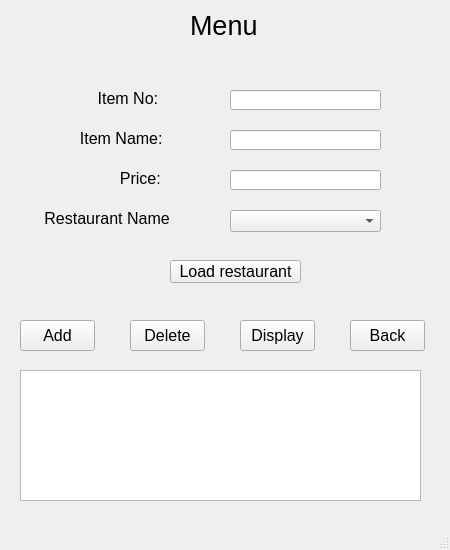
<?xml version="1.0" encoding="UTF-8"?>
<ui version="4.0">
 <class>MainWindow</class>
 <widget class="QMainWindow" name="MainWindow">
  <property name="geometry">
   <rect>
    <x>0</x>
    <y>0</y>
    <width>450</width>
    <height>550</height>
   </rect>
  </property>
  <property name="windowTitle">
   <string>MainWindow</string>
  </property>
  <widget class="QWidget" name="centralwidget">
   <widget class="QLabel" name="label">
    <property name="geometry">
     <rect>
      <x>190</x>
      <y>10</y>
      <width>71</width>
      <height>31</height>
     </rect>
    </property>
    <property name="font">
     <font>
      <pointsize>20</pointsize>
     </font>
    </property>
    <property name="text">
     <string>Menu</string>
    </property>
   </widget>
   <widget class="QLabel" name="label_2">
    <property name="geometry">
     <rect>
      <x>40</x>
      <y>90</y>
      <width>131</width>
      <height>16</height>
     </rect>
    </property>
    <property name="font">
     <font>
      <pointsize>12</pointsize>
     </font>
    </property>
    <property name="styleSheet">
     <string notr="true"/>
    </property>
    <property name="text">
     <string>             Item No:</string>
    </property>
   </widget>
   <widget class="QLabel" name="label_3">
    <property name="geometry">
     <rect>
      <x>40</x>
      <y>130</y>
      <width>131</width>
      <height>16</height>
     </rect>
    </property>
    <property name="font">
     <font>
      <pointsize>12</pointsize>
     </font>
    </property>
    <property name="styleSheet">
     <string notr="true"/>
    </property>
    <property name="text">
     <string>         Item Name:</string>
    </property>
   </widget>
   <widget class="QLabel" name="label_4">
    <property name="geometry">
     <rect>
      <x>40</x>
      <y>170</y>
      <width>131</width>
      <height>16</height>
     </rect>
    </property>
    <property name="font">
     <font>
      <pointsize>12</pointsize>
     </font>
    </property>
    <property name="styleSheet">
     <string notr="true"/>
    </property>
    <property name="text">
     <string>                  Price:</string>
    </property>
   </widget>
   <widget class="QLabel" name="label_5">
    <property name="geometry">
     <rect>
      <x>40</x>
      <y>210</y>
      <width>131</width>
      <height>16</height>
     </rect>
    </property>
    <property name="font">
     <font>
      <pointsize>12</pointsize>
     </font>
    </property>
    <property name="styleSheet">
     <string notr="true"/>
    </property>
    <property name="text">
     <string> Restaurant Name:</string>
    </property>
   </widget>
   <widget class="QLineEdit" name="lineEdit">
    <property name="geometry">
     <rect>
      <x>230</x>
      <y>90</y>
      <width>151</width>
      <height>20</height>
     </rect>
    </property>
   </widget>
   <widget class="QLineEdit" name="lineEdit_2">
    <property name="geometry">
     <rect>
      <x>230</x>
      <y>130</y>
      <width>151</width>
      <height>20</height>
     </rect>
    </property>
   </widget>
   <widget class="QLineEdit" name="lineEdit_3">
    <property name="geometry">
     <rect>
      <x>230</x>
      <y>170</y>
      <width>151</width>
      <height>20</height>
     </rect>
    </property>
   </widget>
   <widget class="QComboBox" name="comboBox">
    <property name="geometry">
     <rect>
      <x>230</x>
      <y>210</y>
      <width>151</width>
      <height>22</height>
     </rect>
    </property>
   </widget>
   <widget class="QPushButton" name="pushButton">
    <property name="geometry">
     <rect>
      <x>20</x>
      <y>320</y>
      <width>75</width>
      <height>31</height>
     </rect>
    </property>
    <property name="font">
     <font>
      <pointsize>12</pointsize>
     </font>
    </property>
    <property name="text">
     <string>Add</string>
    </property>
   </widget>
   <widget class="QPushButton" name="pushButton_2">
    <property name="geometry">
     <rect>
      <x>130</x>
      <y>320</y>
      <width>75</width>
      <height>31</height>
     </rect>
    </property>
    <property name="font">
     <font>
      <pointsize>12</pointsize>
     </font>
    </property>
    <property name="text">
     <string>Delete</string>
    </property>
   </widget>
   <widget class="QPushButton" name="pushButton_3">
    <property name="geometry">
     <rect>
      <x>240</x>
      <y>320</y>
      <width>75</width>
      <height>31</height>
     </rect>
    </property>
    <property name="font">
     <font>
      <pointsize>12</pointsize>
     </font>
    </property>
    <property name="text">
     <string>Display</string>
    </property>
   </widget>
   <widget class="QPushButton" name="pushButton_4">
    <property name="geometry">
     <rect>
      <x>350</x>
      <y>320</y>
      <width>75</width>
      <height>31</height>
     </rect>
    </property>
    <property name="font">
     <font>
      <pointsize>12</pointsize>
     </font>
    </property>
    <property name="text">
     <string>Back</string>
    </property>
   </widget>
   <widget class="QTableWidget" name="tableWidget">
    <property name="geometry">
     <rect>
      <x>20</x>
      <y>370</y>
      <width>401</width>
      <height>131</height>
     </rect>
    </property>
   </widget>
   <widget class="QPushButton" name="pushButton_5">
    <property name="geometry">
     <rect>
      <x>170</x>
      <y>260</y>
      <width>131</width>
      <height>23</height>
     </rect>
    </property>
    <property name="font">
     <font>
      <pointsize>12</pointsize>
     </font>
    </property>
    <property name="text">
     <string>Load restaurant</string>
    </property>
   </widget>
  </widget>
  <widget class="QMenuBar" name="menubar">
   <property name="geometry">
    <rect>
     <x>0</x>
     <y>0</y>
     <width>450</width>
     <height>21</height>
    </rect>
   </property>
  </widget>
  <widget class="QStatusBar" name="statusbar"/>
 </widget>
 <resources/>
 <connections/>
</ui>
